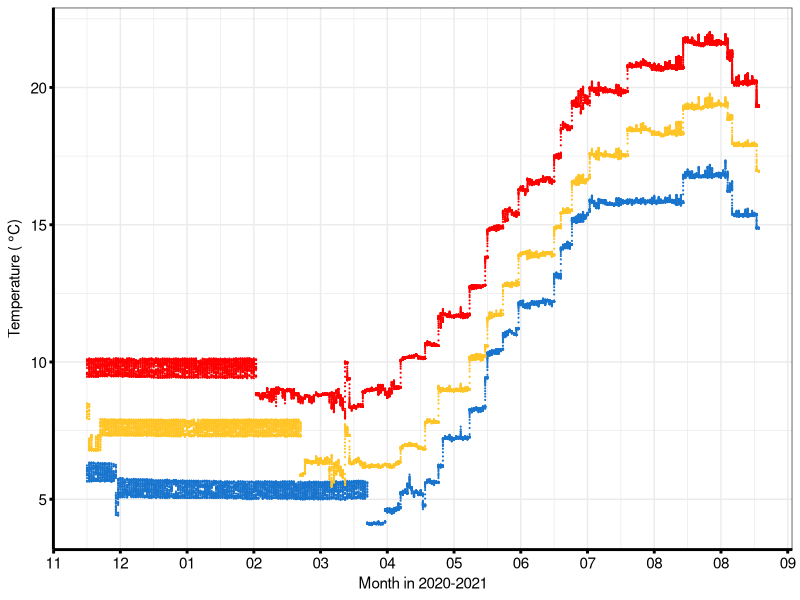

The R script that drew this image:
## ---- chunk 1
library(ggplot2) #plots
library(dplyr) #data wrangling#

library(lattice)
library(readxl)

data <- read_excel("TempData.xlsx")

#str(data$Date) #current format of Date is 1/21/14 and it's being read in as a character (chr) which isn't super helpful
data$dateTime <- as.Date(data$dateTime, "%m/%d/%y %H%M%%S") #This changes the column to a Date format and in the quotes is the CURRENT format it's in so R knows how to "translate". Here's a table of the date formats: https://www.r-bloggers.com/2013/08/date-formats-in-r/ . So I used %m = two digit month abbrevation, %d = day of the month, %y = last two digits of year and each is separated by a / in the original excel/csv file
str(data$dateTime) #Now when I look at the structure, it's coming up as a Date format and it's in "2014-01-21" format. This is a more widely recognized format for ggplot 
## ---- chunk 2
plot1 <- ggplot(data = data, aes(x = dateTime, color = as.factor(bank), y=temp)) + #I'm creating a figure called "plot1" and this sets what's what in the main plotting area. I had to add as.factor before Bank because otherwise it thinks its 2 - 4 on a continuous scale, not a discrete scale of two values. 
  #geom_line(size = 1.5) + #geom_line adds a connecting line between points on the plot. Size is thickness of the line.
  geom_point(size = 0.1) + #geom_point adds points to show the plotted data points, and size is the size of the points
  #geom_jitter() + #This moves the points off each other 
  #geom_smooth(method = "lm") + #add linear model
  scale_x_date(date_labels = "%m", #This tells it I'm plotting dates across the x axis, and what format I want it to show across the x axis labels
               date_breaks = "30 days") + 
  scale_color_manual(name = "Bank",
                     values = c("dodgerblue3", "#ffc425", "red1")) +
  xlab("Month in 2020-2021") +
  ylab(expression(paste('Temperature (',~degree,'C)',sep=''))) +
  theme_bw() +
  theme(#text = element_text(family = "Times"),
        axis.line = element_line(color = "black", size = 1),
        axis.ticks = element_line(color="black", size = 1),
        axis.ticks.length = unit(1, "mm"),
        axis.text.x = element_text(color="black", size = 11, vjust = 1, hjust = 0.5),
        axis.text.y = element_text(color="black", size = 11),
        legend.position = "none",
        legend.title = element_text(size = 11),
        legend.text = element_text(size = 11))
  
plot1 

